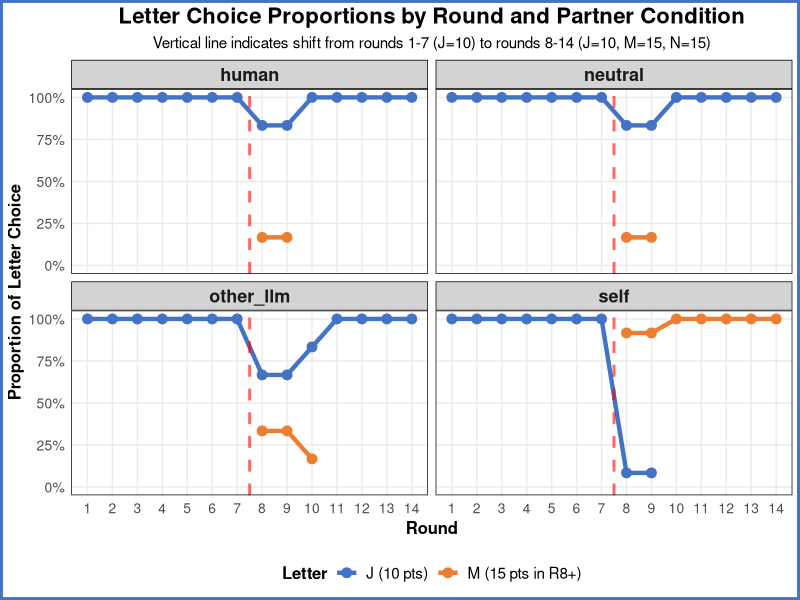

This chart was generated by the following R code:
# Path resolves from this script's own location, so the project can be moved.
.script_dir <- function() {
  a <- commandArgs(trailingOnly = FALSE)
  f <- sub("^--file=", "", a[grep("^--file=", a)])
  if (length(f)) normalizePath(dirname(f)) else normalizePath(getwd())
}

library(tidyverse)
library(ggplot2)
library(scales)
library(gridExtra)

setwd(.script_dir())

# Load data (combine LLM-only and human-condition runs)
df_llm   <- read_csv("results/name_game_LLM_feedback_MN_20260507_134935.csv",
                     show_col_types = FALSE)
df_human <- read_csv("results/name_game_LLM_feedback_MN_HUMAN_20260507_212952.csv",
                     show_col_types = FALSE)
df <- bind_rows(df_llm, df_human)

cat("================================================================================\n")
cat("NAME GAME COORDINATION ANALYSIS\n")
cat("================================================================================\n")
cat(sprintf("\nDataset: %d total rows across %d trials\n", nrow(df), n_distinct(df$trial)))
cat(sprintf("Partner conditions: %s\n", paste(unique(df$partner_condition), collapse = ", ")))
cat(sprintf("Rounds per trial: %d\n", max(df$round)))

# Long-form player choices (used throughout)
df_long <- df %>%
  select(trial, partner_condition, round, p1:p6) %>%
  pivot_longer(p1:p6, names_to = "player", values_to = "choice")

# Phase labels
df <- df %>% mutate(phase = if_else(round <= 7, "Rounds 1-7 (J only)", "Rounds 8-14 (J/M/N)"))
df_long <- df_long %>%
  left_join(df %>% select(trial, round, phase) %>% distinct(), by = c("trial", "round"))


# ==============================================================================
# 1. OVERALL MATCHING RATES
# ==============================================================================

cat("\n================================================================================\n")
cat("1. OVERALL MATCHING RATES\n")
cat("================================================================================\n")

cat(sprintf("\nOverall matching rate: %.1f%%\n", mean(df$matched) * 100))

condition_matches <- df %>%
  group_by(partner_condition) %>%
  summarise(
    match_rate  = mean(matched),
    matches     = sum(matched),
    total_rounds = n(),
    .groups = "drop"
  )
cat("\nMatching rate by partner condition:\n")
print(condition_matches)

round_matches <- df %>%
  group_by(round) %>%
  summarise(match_rate = mean(matched), .groups = "drop")
cat("\nMatching rate by round:\n")
print(round_matches, n = 14)


# ==============================================================================
# 2. LETTER CHOICE DISTRIBUTION
# ==============================================================================

cat("\n================================================================================\n")
cat("2. LETTER CHOICE DISTRIBUTION\n")
cat("================================================================================\n")

cat("\nOverall letter distribution:\n")
print(sort(table(df_long$choice), decreasing = TRUE))

cat("\nRounds 1-7 (J=10, others=0):\n")
print(sort(table(df_long$choice[df_long$round <= 7]), decreasing = TRUE))

cat("\nRounds 8-14 (J=10, M=15, N=15):\n")
print(sort(table(df_long$choice[df_long$round >= 8]), decreasing = TRUE))


# ==============================================================================
# 3. SWITCHING BEHAVIOR AT ROUND 8
# ==============================================================================

cat("\n================================================================================\n")
cat("3. SWITCHING BEHAVIOR AT ROUND 8\n")
cat("================================================================================\n")

round8 <- df %>% filter(round == 8)
cat(sprintf("\nRound 8 letter choices across %d trials:\n", nrow(round8)))

round8 %>%
  rowwise() %>%
  mutate(
    choice_dist = list(table(c(p1, p2, p3, p4, p5, p6))),
    summary = paste(names(choice_dist), "=", as.integer(choice_dist), collapse = ", ")
  ) %>%
  ungroup() %>%
  select(trial, partner_condition, summary, matched) %>%
  mutate(result = if_else(matched, "MATCHED", "NO MATCH")) %>%
  { cat(paste(sprintf("  Trial %d (%s): %s [%s]",
                      .$trial, .$partner_condition, .$summary, .$result),
             collapse = "\n"), "\n") }


# ==============================================================================
# 4. CONVERGENCE ANALYSIS
# ==============================================================================

cat("\n================================================================================\n")
cat("4. CONVERGENCE ANALYSIS\n")
cat("================================================================================\n")

convergence_times <- df %>%
  arrange(trial, round) %>%
  group_by(trial) %>%
  mutate(
    mismatch_start = if_else(!matched & lag(matched, default = TRUE), round, NA_real_),
    converge_round = if_else(matched & !lag(matched, default = TRUE), round, NA_real_)
  ) %>%
  summarise(
    mismatch_starts = list(na.omit(mismatch_start)),
    converge_rounds = list(na.omit(converge_round)),
    .groups = "drop"
  ) %>%
  rowwise() %>%
  mutate(
    n_pairs = min(length(mismatch_starts), length(converge_rounds)),
    conv_times = list(
      if (n_pairs > 0)
        converge_rounds[seq_len(n_pairs)] - mismatch_starts[seq_len(n_pairs)]
      else
        integer(0)
    )
  ) %>%
  pull(conv_times) %>%
  unlist()

if (length(convergence_times) > 0) {
  cat(sprintf("\nAverage rounds to reconverge after mismatch: %.2f\n",
              mean(convergence_times)))
  cat("Convergence time distribution:\n")
  print(sort(table(convergence_times)))
} else {
  cat("\nNo convergence events detected (all rounds matched or never reconverged)\n")
}


# ==============================================================================
# 5. POINTS EARNED ANALYSIS
# ==============================================================================

cat("\n================================================================================\n")
cat("5. POINTS EARNED ANALYSIS\n")
cat("================================================================================\n")

final_scores <- df %>%
  filter(round == 14) %>%
  select(trial, partner_condition, p1_total:p6_total) %>%
  rowwise() %>%
  mutate(avg_score = mean(c_across(p1_total:p6_total))) %>%
  ungroup()

cat("\nFinal scores by trial:\n")
final_scores %>%
  { cat(paste(sprintf("  Trial %d (%s): %.0f points",
                      .$trial, .$partner_condition, .$avg_score),
             collapse = "\n"), "\n") }

cat("\nAverage final score by partner condition:\n")
final_scores %>%
  group_by(partner_condition) %>%
  summarise(
    avg_score = mean(c_across(p1_total:p6_total), na.rm = TRUE),
    .groups = "drop"
  ) %>%
  print()

max_J_only  <- 14 * 10
max_optimal <- 7 * 10 + 7 * 15
cat(sprintf("\nMaximum possible scores:\n"))
cat(sprintf("  J only (all 14 rounds): %d points\n", max_J_only))
cat(sprintf("  Optimal (J in 1-7, M/N in 8-14): %d points\n", max_optimal))


# ==============================================================================
# 6. REASONING ANALYSIS
# ==============================================================================

cat("\n================================================================================\n")
cat("6. REASONING PATTERNS\n")
cat("================================================================================\n")

reasoning_cols <- paste0("p", 1:6, "_reasoning")
total_possible <- nrow(df) * 6
total_reasoning <- df %>%
  select(all_of(reasoning_cols)) %>%
  summarise(across(everything(), ~ sum(!is.na(.) & . != ""))) %>%
  rowSums()

cat(sprintf("\nTotal reasoning entries: %d out of %d possible (%.1f%%)\n",
            total_reasoning, total_possible, total_reasoning / total_possible * 100))

cat("\nSample reasoning from Round 8 (decision point for M/N):\n")
df %>%
  filter(round == 8) %>%
  slice_head(n = 2) %>%
  rowwise() %>%
  group_walk(function(row, key) {
    cat(sprintf("\nTrial %d (%s):\n", row$trial, row$partner_condition))
    for (i in 1:6) {
      r <- row[[paste0("p", i, "_reasoning")]]
      if (!is.na(r) && nchar(trimws(r)) > 0) {
        cat(sprintf("  Player %d chose %s: %s...\n",
                    i, row[[paste0("p", i)]], substr(r, 1, 150)))
        break
      }
    }
  })


# ==============================================================================
# 7. VISUALIZATION
# ==============================================================================

cat("\n================================================================================\n")
cat("7. GENERATING VISUALIZATIONS\n")
cat("================================================================================\n")

letter_by_round <- df_long %>%
  group_by(round, choice) %>%
  summarise(n = n(), .groups = "drop") %>%
  group_by(round) %>%
  mutate(proportion = n / sum(n)) %>%
  filter(choice %in% c("J", "M", "N"))

letter_colors <- c("J" = "#1f77b4", "M" = "#ff7f0e", "N" = "#2ca02c")
phase_line <- geom_vline(xintercept = 7.5, color = "red",
                         linetype = "dashed", alpha = 0.6)
x_scale <- scale_x_continuous(breaks = 1:14)

# Plot 1: Matching rate by round
p1 <- ggplot(round_matches, aes(x = round, y = match_rate)) +
  geom_col(fill = "steelblue") +
  phase_line +
  x_scale +
  scale_y_continuous(labels = percent, limits = c(0, 1.1)) +
  labs(title = "Matching Rate by Round",
       x = "Round", y = "Match Rate") +
  theme_minimal() +
  theme(plot.title = element_text(face = "bold", size = 13))

# Plot 2: Letter choice proportions over time
p2 <- ggplot(letter_by_round,
             aes(x = round, y = proportion, color = choice, group = choice)) +
  geom_line(linewidth = 1.1) +
  geom_point(size = 2) +
  phase_line +
  x_scale +
  scale_color_manual(values = letter_colors,
                     labels = c("J" = "J (10 pts)",
                                "M" = "M (15 pts R8+)",
                                "N" = "N (15 pts R8+)")) +
  scale_y_continuous(labels = percent, limits = c(0, 1)) +
  labs(title = "Letter Choice Proportions Over Rounds",
       x = "Round", y = "Proportion", color = "Letter") +
  theme_minimal() +
  theme(plot.title = element_text(face = "bold", size = 13),
        legend.position = "bottom")

# Plot 3: Matching rate by condition
p3 <- ggplot(condition_matches,
             aes(x = reorder(partner_condition, match_rate), y = match_rate)) +
  geom_col(fill = "coral") +
  scale_y_continuous(labels = percent, limits = c(0, 1.1)) +
  labs(title = "Matching Rate by Partner Condition",
       x = "Partner Condition", y = "Match Rate") +
  theme_minimal() +
  theme(plot.title = element_text(face = "bold", size = 13),
        axis.text.x = element_text(angle = 30, hjust = 1))

# Plot 4: Final score distribution by condition
score_long <- final_scores %>%
  pivot_longer(p1_total:p6_total, names_to = "player", values_to = "score")

p4 <- ggplot(score_long, aes(x = partner_condition, y = score)) +
  geom_boxplot(fill = "lightblue", outlier.shape = 21) +
  geom_hline(yintercept = max_optimal, color = "green",
             linetype = "dashed", alpha = 0.7) +
  geom_hline(yintercept = max_J_only, color = "orange",
             linetype = "dashed", alpha = 0.7) +
  annotate("text", x = 0.6, y = max_optimal + 3, label = "Optimal (175)",
           color = "darkgreen", size = 3, hjust = 0) +
  annotate("text", x = 0.6, y = max_J_only + 3, label = "J-only (140)",
           color = "darkorange", size = 3, hjust = 0) +
  labs(title = "Final Score Distribution by Condition",
       x = "Partner Condition", y = "Final Score") +
  theme_minimal() +
  theme(plot.title = element_text(face = "bold", size = 13),
        axis.text.x = element_text(angle = 30, hjust = 1))

print(arrangeGrob(p1, p2, p3, p4, ncol = 2,
                  top = "Name Game Coordination Analysis"))

# Plot 5: Switching behavior (J vs M/N) by condition over all 14 rounds
panel_theme <- theme_minimal() +
  theme(
    plot.title       = element_text(face = "bold", size = 16, hjust = 0.5),
    plot.subtitle    = element_text(size = 11, hjust = 0.5),
    strip.text       = element_text(face = "bold", size = 13),
    strip.background = element_rect(fill = "lightgray", color = "black"),
    legend.position  = "bottom",
    legend.title     = element_text(face = "bold", size = 12),
    legend.text      = element_text(size = 11),
    axis.title       = element_text(face = "bold", size = 12),
    axis.text        = element_text(size = 10),
    panel.grid.minor = element_blank(),
    panel.border     = element_rect(color = "black", fill = NA, linewidth = 0.5),
    plot.background  = element_rect(color = "#4472C4", linewidth = 2, fill = NA)
  )

switching <- df_long %>%
  mutate(letter_group = case_when(
    choice == "J" ~ "J",
    choice %in% c("M", "N") ~ "M",
    TRUE ~ NA_character_
  )) %>%
  filter(!is.na(letter_group)) %>%
  group_by(partner_condition, round, letter_group) %>%
  summarise(n = n(), .groups = "drop") %>%
  group_by(partner_condition, round) %>%
  mutate(proportion = n / sum(n)) %>%
  ungroup()

p5 <- ggplot(switching,
             aes(x = round, y = proportion,
                 color = letter_group, group = letter_group)) +
  geom_line(linewidth = 1.5) +
  geom_point(size = 3) +
  facet_wrap(~ partner_condition, ncol = 2) +
  geom_vline(xintercept = 7.5, color = "red", linetype = "dashed", linewidth = 1, alpha = 0.6) +
  scale_x_continuous(breaks = 1:14) +
  scale_y_continuous(labels = percent, limits = c(0, 1),
                     breaks = seq(0, 1, 0.25)) +
  scale_color_manual(
    values = c("J" = "#4472C4", "M" = "#ED7D31"),
    labels = c("J" = "J (10 pts)", "M" = "M (15 pts in R8+)")
  ) +
  labs(
    title    = "Letter Choice Proportions by Round and Partner Condition",
    subtitle = "Vertical line indicates shift from rounds 1-7 (J=10) to rounds 8-14 (J=10, M=15, N=15)",
    x        = "Round",
    y        = "Proportion of Letter Choice",
    color    = "Letter"
  ) +
  panel_theme

print(p5)


# ==============================================================================
# 8. SUMMARY STATISTICS
# ==============================================================================

cat("\n================================================================================\n")
cat("8. SUMMARY STATISTICS\n")
cat("================================================================================\n")

rounds_1_7  <- df %>% filter(round <= 7)
rounds_8_14 <- df %>% filter(round >= 8)
most_common <- names(sort(table(df_long$choice), decreasing = TRUE))[1]

cat(sprintf("
  Total trials:              %d
  Total rounds:              %d
  Overall match rate:        %.1f%%
  Match rate rounds 1-7:     %.1f%%
  Match rate rounds 8-14:    %.1f%%
  Most common letter:        %s
  Average final score:       %.1f
  Optimal score achieved:    %s
",
  n_distinct(df$trial),
  nrow(df),
  mean(df$matched) * 100,
  mean(rounds_1_7$matched) * 100,
  mean(rounds_8_14$matched) * 100,
  most_common,
  mean(final_scores$avg_score),
  if_else(any(final_scores$avg_score >= max_optimal), "Yes", "No")
))

cat("================================================================================\n")
cat("ANALYSIS COMPLETE\n")
cat("================================================================================\n")
